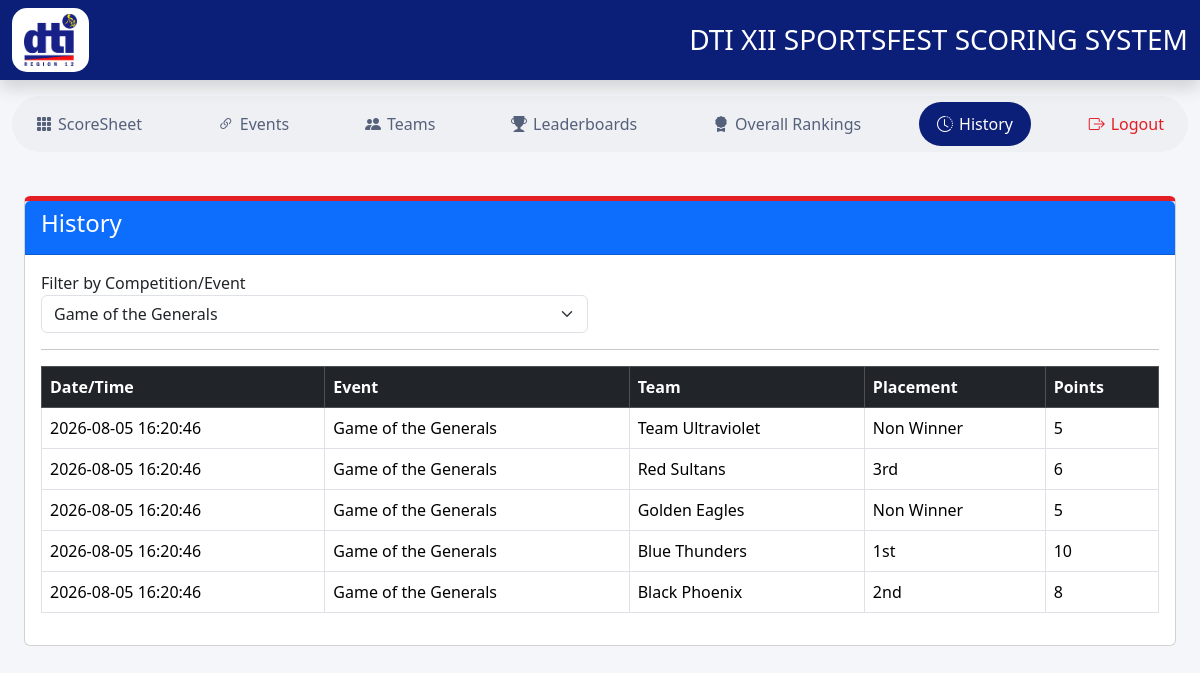
The page /history.php?event=15 (signed in) on the database its author committed.
### tables this page shows
CREATE TABLE `score_history` (
  `id` int(11) NOT NULL,
  `event_id` int(11) NOT NULL,
  `team_id` int(11) NOT NULL,
  `placement` int(11) NOT NULL,
  `points` int(11) NOT NULL,
  `recorded_at` datetime DEFAULT current_timestamp()
);

CREATE TABLE `events` (
  `id` int(11) NOT NULL,
  `event_name` varchar(150) NOT NULL,
  `category` varchar(30) DEFAULT NULL,
  `max_points` int(11) DEFAULT 0,
  `created_at` timestamp NOT NULL DEFAULT current_timestamp(),
  `first_place` int(11) DEFAULT 0,
  `second_place` int(11) DEFAULT 0,
  `third_place` int(11) DEFAULT 0,
  `fourth_place` int(11) DEFAULT 0,
  `fifth_place` int(11) DEFAULT 0,
  `sixth_place` int(11) DEFAULT 0,
  `non_winner` int(11) DEFAULT 0
);

CREATE TABLE `teams` (
  `id` int(11) NOT NULL,
  `team_name` varchar(100) NOT NULL,
  `created_at` timestamp NOT NULL DEFAULT current_timestamp(),
  `logo` varchar(255) DEFAULT NULL
);

### history.php (the view, shortened to what this page needs)
<?php
include 'config/database.php';
include 'includes/header.php';
function placement_label($p){
    switch((int)$p){
        case 1:  return "1st";
        case 2:  return "2nd";
        case 3:  return "3rd";
        case 99: return "Non Winner";
    }
}
?>
<?php include 'includes/topnav.php'; ?>
<div class="container-fluid p-4">
<div class="card">
<div class="card-header bg-primary text-white">
<h4>History</h4>
</div>
<div class="card-body">
<form method="GET">
<div class="row">
<div class="col-md-6">
<label>Filter by Competition/Event</label>
<select name="event" class="form-select" onchange="this.form.submit()">
<?php
$events = $conn->query("SELECT * FROM events ORDER BY event_name");
while($e = $events->fetch_assoc()){
    $selected = (isset($_GET['event']) && $_GET['event'] == $e['id']) ? "selected" : "";
    echo "<option value='{$e['id']}' $selected>{$e['event_name']}</option>";
}
?>
</select>
</div>
</div>
</form>
<hr>
<?php
$eventFilter = (isset($_GET['event']) && $_GET['event'] !== '') ? intval($_GET['event']) : null;
$sql = "
SELECT sh.recorded_at, e.event_name, t.team_name, sh.placement, sh.points
FROM score_history sh
JOIN events e ON e.id = sh.event_id
JOIN teams t ON t.id = sh.team_id
";
if ($eventFilter) {
    $sql .= " WHERE sh.event_id = " . $eventFilter;
}
$sql .= " ORDER BY sh.recorded_at DESC, sh.id DESC LIMIT 200";
$result = $conn->query($sql);
?>
<table class="table table-bordered table-hover">
<thead class="table-dark">
<tr>
<th>Date/Time</th>
<th>Event</th>
<th>Team</th>
<th>Placement</th>
<th>Points</th>
</tr>
</thead>
<tbody>
<?php if ($result && $result->num_rows > 0) { ?>
<?php while ($row = $result->fetch_assoc()) { ?>
<tr>
<td><?= htmlspecialchars($row['recorded_at']) ?></td>
<td><?= htmlspecialchars($row['event_name']) ?></td>
<td><?= htmlspecialchars($row['team_name']) ?></td>
<td><?= placement_label($row['placement']) ?></td>
<td><?= $row['points'] ?></td>
</tr>
<?php } ?>
<?php } else { ?>
<tr><td colspan="5" class="text-center text-muted">No score history yet.</td></tr>
<?php } ?>
</tbody>
</table>
</div>
</div>
</div>
<?php include 'includes/footer.php'; ?>

### assets/css/style.css (style rules this page uses)
body { background: #f4f6f9; }
.card { border-top: 5px solid #e31e24; }
.table thead { background: #0b1e78; color: white; }

### rows shown on the page
score_history: recorded_at "2026-08-05 16:20:46", event.event_name "Game of the Generals", team.team_name "Team Ultraviolet", placement "Non Winner", points "5"
score_history: recorded_at "2026-08-05 16:20:46", event.event_name "Game of the Generals", team.team_name "Red Sultans", placement "3rd", points "6"
score_history: recorded_at "2026-08-05 16:20:46", event.event_name "Game of the Generals", team.team_name "Golden Eagles", placement "Non Winner", points "5"
score_history: recorded_at "2026-08-05 16:20:46", event.event_name "Game of the Generals", team.team_name "Blue Thunders", placement "1st", points "10"
score_history: recorded_at "2026-08-05 16:20:46", event.event_name "Game of the Generals", team.team_name "Black Phoenix", placement "2nd", points "8"

### other values the page prints
form field event "Game of the Generals"
